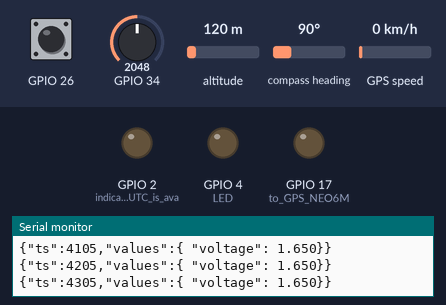
A sketch run on a simulated ESP32. Shown: output pins drawn as LEDs (lit = HIGH), the last lines printed to the serial monitor. The test bench sets the inputs (shaded band); at power-on: GPIO 26 HIGH, GPIO 34 = 2048, altitude 120 m, compass heading 90°, GPS speed 0 km/h. The local clock reads 2024-03-15 10:24:30 at power-on unless the sketch sets it; the GPS gets a fix after 3 s at 37.7749, -122.4194 with 8 satellites.

Above: at 4.4 s.
4.5 s: GPIO 26 pulled LOW for 0.15 s
At 6.3 s:
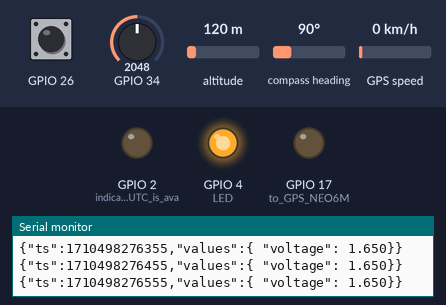
6.6 s: GPIO 26 pulled LOW for 1 s
At 8.1 s:
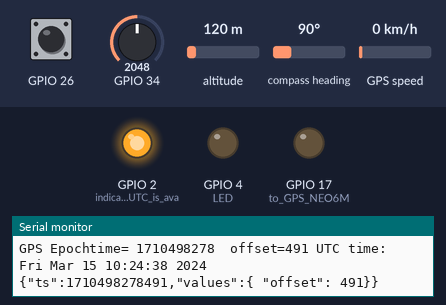
9.6 s: GPIO 26 pulled LOW for 3.2 s
At 13.1 s:
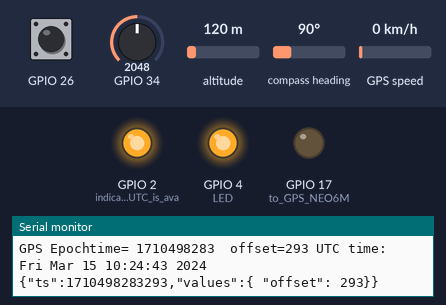
Timing chart, 0 to 14.6 s (numbered marks = the images above; inputs shaded):
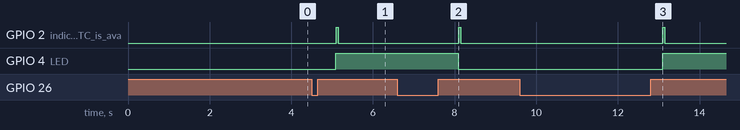

Measured:
- after the input at 4.5 s, GPIO 2 (indicates_NMEA_UTC_is_ava): LOW → HIGH after 0.60 s, → LOW 0.05 s later; GPIO 4 (LED): LOW → HIGH after 0.59 s
- after the input at 6.6 s, GPIO 2 (indicates_NMEA_UTC_is_ava): LOW → HIGH after 1.5 s, → LOW 0.05 s later; GPIO 4 (LED): HIGH → LOW after 1.5 s
- after the input at 9.6 s, GPIO 2 (indicates_NMEA_UTC_is_ava): LOW → HIGH after 3.5 s, → LOW 0.05 s later; GPIO 4 (LED): LOW → HIGH after 3.5 s

The sketch:

ESP32-GPS-msec-ts.ino
```cpp
// (licence header left out)
#include <time.h>
#include <sys/time.h>

TaskHandle_t Task1, Task2, Task3, Task4, Task5;
#define GPSTIMESET 1 // how frequently synchronized with GPS PPS
#include <TinyGPS++.h>

TinyGPSPlus gps;
long GPS_PulseCount = 0;
portMUX_TYPE mux = portMUX_INITIALIZER_UNLOCKED; //http://marchan.e5.valueserver.jp/cabin/comp/jbox/arc202/doc21105.html
// see interrupt processing for ESP32 at https://techtutorialsx.com/2017/09/30/esp32-arduino-external-interrupts/
#define GPS_BAUD 9600 //9600bps NEO6M by default

#include <time.h>
#include <sys/time.h>

unsigned long gpsEpochTime = 0; //in sec UNIX epoch time , second is counted up since 00:00:00 Jan 1 1970
unsigned long gpsEpochTimeMillis = 0; //in msec millis() when NMEA sentence gives UTC
unsigned long gpsPulseTimeMillis = 0; // millis() when 1PPS from GPS rises
unsigned long gpsOffsetMillis = 0; // msec between 1PPS pulse (rising edge ) to when NMEA sentence gives UTC
long gpsLasttime = 0; long gpsLoop = 0;
unsigned long gpsPulseTimeMicros = 0;
unsigned long gpsPulseTimeMicrosLast = 0;
// interrupt service for 1PPS from NEO6M GPS
// https://www.arduino.cc/reference/en/language/functions/external-interrupts/attachinterrupt/
void IRAM_ATTR GPSPulseISR()
{
  //Serial.println("Interrupt serviced.");
  portENTER_CRITICAL_ISR(&mux);
  gpsPulseTimeMicros = micros();
  gpsPulseTimeMillis = millis();
  GPS_PulseCount++;
  portEXIT_CRITICAL_ISR(&mux);

}

HardwareSerial ss(2); // GPIO_NUM_16 for RX ( wired to NEO6M TX) GPIO_NUM_16 for TX (not used now)

void setup() {
  // put your setup code here, to run once:
  Serial.begin(115200);
  pinMode(GPIO_NUM_26, INPUT_PULLUP); //1PPS pulse conncted to NEO6M by jumer wire
  pinMode(GPIO_NUM_4, OUTPUT); //LED
  pinMode(GPIO_NUM_2, OUTPUT); //indicates NMEA UTC is available
  digitalWrite(GPIO_NUM_2, LOW);

  attachInterrupt(digitalPinToInterrupt(GPIO_NUM_26), GPSPulseISR, RISING);

  pinMode(GPIO_NUM_16, INPUT); //GPS NMEA output is connected here
  pinMode(GPIO_NUM_17, OUTPUT);       //to GPS NEO6M , not used now
  pinMode(GPIO_NUM_34, INPUT);
  ss.begin(GPS_BAUD);

  Serial.println(F("GPS deciplined msec time stamp for thingsboard MQTT server by coniferconifer"));

  Serial.print(F("Thanks to TinyGPS++ library v. ")); Serial.print(TinyGPSPlus::libraryVersion());
  Serial.println(F(" by Mikal Hart"));
  // data sampling example
  xTaskCreatePinnedToCore( codeForADC, "ADCTask", 4000, NULL, 1, &Task1, 1); //core 1
}


void loop() {
  uint32_t t_millis;
  char c;
  if ( GPS_PulseCount > 0 ) {
//    gpsPulseTimeMicros = micros();
//    gpsPulseTimeMillis = millis();
    //If ISR has been serviced at least once
    portENTER_CRITICAL(&mux);
    GPS_PulseCount--;
    portEXIT_CRITICAL(&mux);

    Serial.print("GPS 1PPS pulse on time (msec) "); Serial.print(gpsPulseTimeMillis);
    Serial.print(" jitter (usec) "); Serial.println(gpsPulseTimeMicros - gpsPulseTimeMicrosLast - 1000000);
    gpsPulseTimeMicrosLast = gpsPulseTimeMicros;
  }
  if (ss.available() > 0) { //since ss.available() crashes when it is included in a Task,
    //so, only GPS task is placed in loop()
    // This sketch displays information every time a new sentence is correctly encoded.
    // , gps.encode(c) is true for about 10 times in a second.
    c = ss.read(); //
    //    Serial.write(c); // monitor for GPS application , ex. ublox u-center
    if (gps.encode(c)) { // some NMEA sentense is parsed
      t_millis = millis();
      if ( t_millis < (0xffffffff - 1000)) { // avoid millis roll over
        if ( (t_millis - gpsPulseTimeMillis) < 500) { //NMEA parsed is immediately done after PPS
          // Serial.print(t_millis); Serial.print(" " ); Serial.print(gpsLasttime); Serial.print(":"); Serial.println( t_millis -gpsLasttime);
          if ( t_millis - gpsLasttime > 900) { // but discard other consective NMEA sentenses after first NMEA after PPS
            gpsLoop++;
            digitalWrite(GPIO_NUM_4, gpsLoop % 2);
            getGPSInfo();
            gpsLasttime = millis();
          } else {
          //  Serial.println("discard this NMEA");
          }
        }
      }
    }
    //    }
    if (millis() > 50000 && gps.charsProcessed() < 10)
    {
      Serial.println(F("No GPS detected: check wiring."));
      while (true) {
        delay(1000);
      }
    }
  }


}
//UTC by TinyGPS++ points to the rising edge of PPS according to NEO6M reference manual
int i = 0;
void getGPSInfo()
{
  int Year = gps.date.year();
  if (!(i % GPSTIMESET)) {
    if (gps.location.isValid() && gps.time.isValid() && ( Year > 2017) )
      //check if GPS is fixed
    {

      byte Month = gps.date.month();
      byte Day = gps.date.day();
      byte Hour = gps.time.hour();
      byte Minute = gps.time.minute();
      byte Second = gps.time.second();

      struct tm tm;  // check epoch time at https://www.epochconverter.com/
      tm.tm_year = Year - 1900;
      tm.tm_mon = Month - 1 ;
      tm.tm_mday = Day;
      tm.tm_hour = Hour ;
      tm.tm_min = Minute;
      tm.tm_sec = Second;
      tm.tm_isdst = -1;  //disable summer time
      time_t t = mktime(&tm);
      gpsEpochTime = t ; //in  sec
      gpsEpochTimeMillis = millis(); //in msec
      gpsOffsetMillis = gpsEpochTimeMillis - gpsPulseTimeMillis;
      struct timeval now = { .tv_sec = t };
      settimeofday(&now, NULL); //not used in this system
      Serial.printf("GPS Epochtime= %d ", gpsEpochTime); Serial.print(" offset="); Serial.print(gpsOffsetMillis);
      Serial.printf(" UTC time: %s", asctime(&tm));

      struct tm *ptm;
      t = time(NULL); ptm = localtime(&t);

      uint32_t high;
      high = gpsEpochTime + gpsOffsetMillis / 1000;
      String payload = "{";
      payload += "\"ts\":"; payload += high ; payload += int2digit3(gpsOffsetMillis % 1000);
      payload += ",\"values\":{ "; payload += "\"offset\": "; payload += gpsOffsetMillis;
      payload += "}}";
      Serial.println(payload);
      // turn on/off LED
      digitalWrite(GPIO_NUM_2, HIGH);
      delay(50);
      digitalWrite(GPIO_NUM_2, LOW);
    }
    else
    {
      Serial.println(F("GPS INVALID, wait for a second"));
    }
  }
  i++;
}
String int2digit3(uint32_t msec) {
  if (msec >= 100) return ( String(msec));
  if (msec >= 10) return ("0" + String(msec));
  return ("00" + String(msec));
}

#define ADC_CHECK_INTERVAL 100 //msec
void codeForADC(void * parameter)
{
  portTickType xLastWakeTime;
  xLastWakeTime = xTaskGetTickCount();
  Serial.println(F("Voltage check task started."));
  delay(3000); // do not disturbe loop() gets GPS PPS and fix UTC
  while (1) {
    checkVoltageLevel();
    //    vTaskDelay( ADC_CHECK_INTERVAL / portTICK_RATE_MS );
    vTaskDelayUntil(&xLastWakeTime, ADC_CHECK_INTERVAL / portTICK_RATE_MS );
  }
}

float voltage;
void checkVoltageLevel() {
  uint32_t high;
  uint32_t offsetMillis;
  offsetMillis = millis() - gpsPulseTimeMillis;
  high = gpsEpochTime + offsetMillis / 1000;
  voltage = ((float) analogRead(GPIO_NUM_34) / 4096.0) * 3.3 ;
  String payload = "{";
  payload += "\"ts\":"; payload += high ; payload += int2digit3(offsetMillis % 1000);
  payload += ",\"values\":{ "; payload += "\"voltage\": "; payload += String(voltage, 3);
  payload += "}}";
  Serial.println(payload);
}
```
